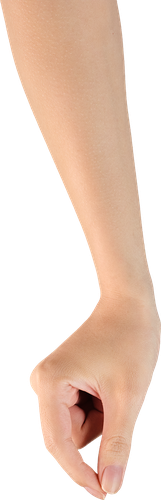
#> input picture romfs/gfx/hands/pick_close_0.png, 161 x 500 px
$ python make_webp.py ../../romfs/gfx/hands out.png
#> lines starting #> are read from the running program, lines starting #| are printed output that depends on the picture
"""Turn a folder of PNG frames into an animated WebP for the README.

The frames come from the app's tour recorder (include/ui_tour.h: one frame per
1/30 s of the app's clock, in switch/TomoToolNX/rec/<clip>/ on the SD card) or
from a browser screencast. Frames are scaled, thinned to the asked frame rate,
and the quality is lowered step by step until the file fits the size limit.

    python tools/media/make_webp.py <frames dir> <out.webp> [--width 960] [--fps 30]
           [--src-fps 30] [--quality 80] [--max-mb 4] [--hold-last 1.2] [--trim-start 0]
"""
import argparse
import glob
import os
import sys

from PIL import Image


def main():
    ap = argparse.ArgumentParser(description=__doc__.split("\n\n")[0])
    ap.add_argument("frames", help="folder of numbered PNG frames")
    ap.add_argument("out", help="the .webp to write")
    ap.add_argument("--width", type=int, default=960, help="width of the clip (default 960)")
    ap.add_argument("--fps", type=float, default=30, help="frame rate of the clip (default 30)")
    ap.add_argument("--src-fps", type=float, default=30, help="frame rate the frames were recorded at (default 30)")
    ap.add_argument("--quality", type=int, default=80, help="starting quality, 0-100 (default 80)")
    ap.add_argument("--max-mb", type=float, default=4.0, help="size limit in MB (default 4)")
    ap.add_argument("--hold-last", type=float, default=1.2, help="seconds the last frame stays (default 1.2)")
    ap.add_argument("--trim-start", type=int, default=0, help="frames to skip at the start")
    a = ap.parse_args()

    files = sorted(glob.glob(os.path.join(a.frames, "*.png")))[a.trim_start:]
    if not files:
        sys.exit("no frames in " + a.frames)
    step = a.src_fps / a.fps
    picks, t = [], 0.0
    while int(round(t)) < len(files):
        picks.append(files[int(round(t))])
        t += step
    frames = []
    for f in picks:
        im = Image.open(f).convert("RGB")
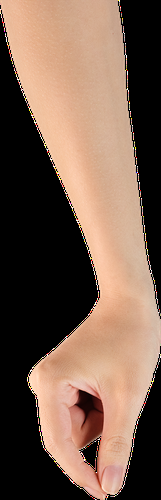
#> im: PIL image 161x500 RGB; mean R, G, B 118.7, 93.8, 78.6
        if im.width != a.width:
            im = im.resize((a.width, round(im.height * a.width / im.width)), Image.LANCZOS)
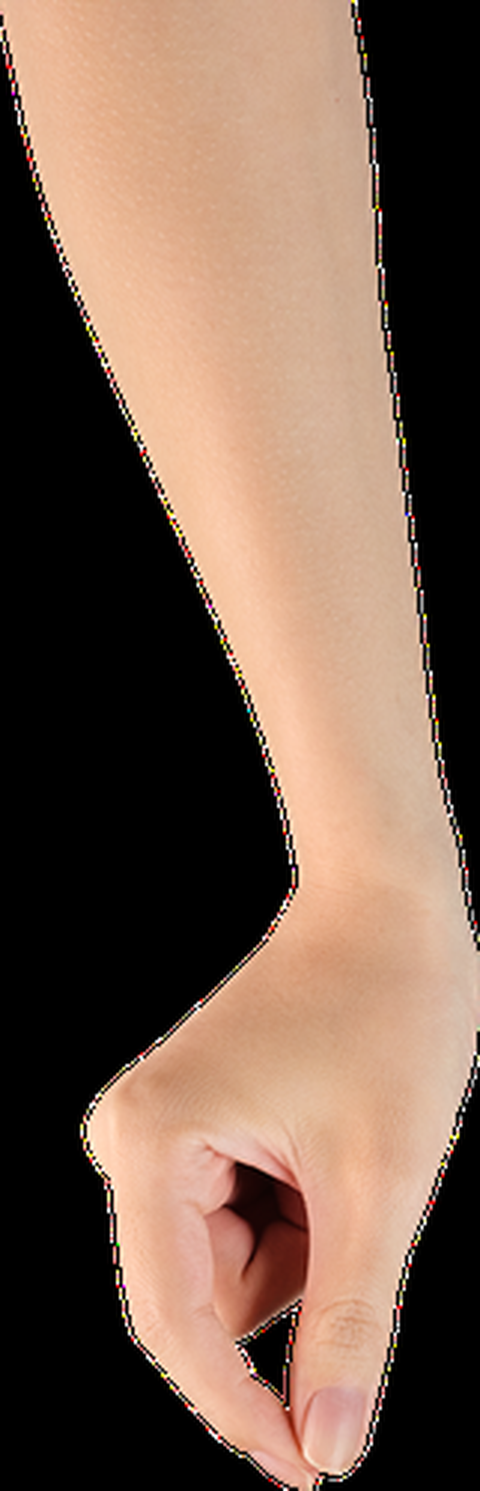
#> im: PIL image 960x2981 RGB (shown at 1/2 size); mean R, G, B 118.9, 94, 78.8
        frames.append(im)
#> pass 2 of the loop in main, `for f in picks:`:
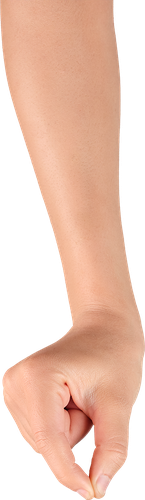
#> input picture romfs/gfx/hands/pick_close_1.png, 145 x 500 px
#> in main, `im = Image.open(f).convert("RGB")`:
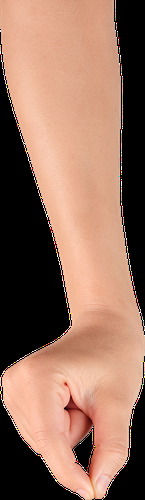
#> im: PIL image 145x500 RGB; mean R, G, B 148.7, 111.7, 93.9
#> in main, `im = im.resize((a.width, round(im.height * a.width / im.width)), Image..`:
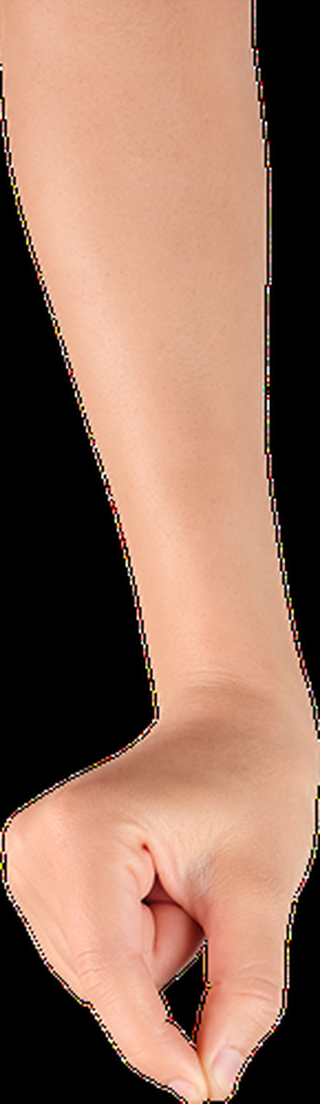
#> im: PIL image 960x3310 RGB (shown at 1/3 size); mean R, G, B 148.9, 111.9, 94.1
    each = int(round(1000 / a.fps))
    durations = [each] * len(frames)
#> durations = [33, 33]
    durations[-1] += int(a.hold_last * 1000)

    q = a.quality
    while True:
        frames[0].save(a.out, save_all=True, append_images=frames[1:], duration=durations, loop=0,
                       quality=q, method=6, allow_mixed=True)
        mb = os.path.getsize(a.out) / 1048576
        if mb <= a.max_mb or q <= 40:
            break
        q -= 8
#> after the loop, q = 80
    print("%s: %d frames, %dx%d, %.1f s, quality %d, %.2f MB" % (
        a.out, len(frames), frames[0].width, frames[0].height, sum(durations) / 1000, q, mb))
#| out.png: 2 frames, 960x2981, 1.3 s, quality 80, 2.32 MB


if __name__ == "__main__":
    main()
